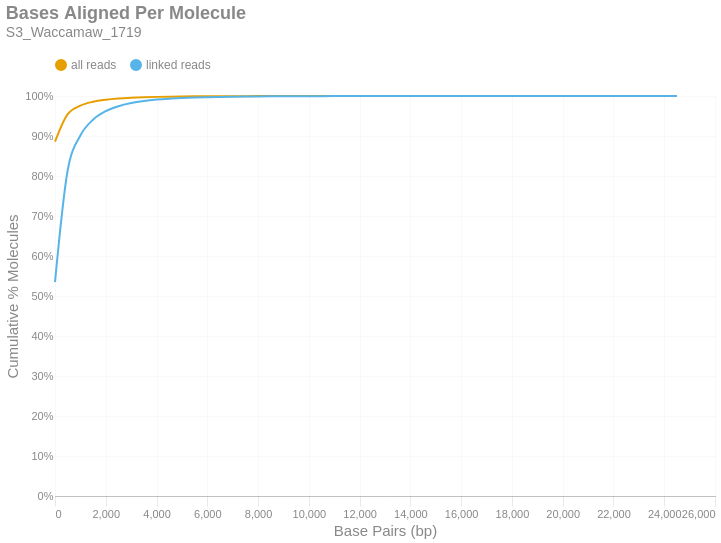

The notebook cell saved with this chart:
### Markdown cell above
### Bases Aligned Per Molecule
This is a cumulative frequency distribution showing the number of base pairs aligned per unique molecule. These data are shown in 500 bp bins. There are two distributions: one with `all reads` (yellow) and another with only `linked reads` (blue). The percent of molecules in the `linked reads` distribution is relative to the total number of linked molecules.

### Code cell
if SKIPLR:
    print_html(f"Skipped")
else:
    binned_df = consolidated_hist(valids['aligned_bp'], mask, 500, True)
    with SafeRender(binned_df):
        (
            density_plot(binned_df, 'Bases Aligned Per Molecule', samplename, 'basesper')
            .encode(
                x=alt.X('bin:Q', title="Base Pairs (bp)").axis(tickMinStep=500).scale(padding=0),
                y=alt.Y('value:Q', title='Cumulative % Molecules')
                    .axis(format='%')
                    .scale(domain = [0,1])
                    .stack(False),
                color=alt.Color("key:N").scale(domain = ["all reads", "linked reads"]),
                tooltip = [
                    alt.Tooltip("key:N", title = "Data Type"),
                    alt.Tooltip("range_label:N", title="Bases Aligned Per Molecule"),
                    alt.Tooltip("value:Q", format = ".2%", title="% Molecules (Cum.)")
                ]
            )
        ).display()

### Figure 1 — Vega-Lite specification as saved in the notebook (floating-point values rounded to 4 significant figures)
{"width": "container", "height": 400, "config": {"title": {"anchor": "start", "dy": -15, "fontSize": 18, "color": "#888888", "subtitleColor": "#888888", "subtitleFontSize": 14}, "arc": {"fill": "#0072B2"}, "axis": {"domainColor": "#888888", "domainWidth": 0.5, "gridWidth": 0.2, "grid": false, "titleFontWeight": 400, "titleFontSize": 15, "labelFontSize": 11, "labelColor": "#888888", "tickColor": "#888888", "tickWidth": 0.2, "titleColor": "#888888"}, "axisBand": {"grid": false}, "axisX": {"grid": true, "tickSize": 10, "domainCap": "round"}, "axisY": {"domain": false, "grid": true, "tickSize": 0, "domainCap": "round"}, "background": "transparent", "header": {"labelFontSize": 15, "labelColor": "#888888", "titleFontSize": 15, "titleFontWeight": 600, "titleColor": "#888888"}, "legend": {"labelFont": "sans-serif", "labelFontSize": 12, "labelColor": "#888888", "symbolSize": 100, "symbolType": "circle", "titleFontSize": 12, "titlePadding": 10, "titleColor": "#888888", "title": null, "orient": "top"}, "range": {"category": ["#E69F00", "#56B4E9", "#009E73", "#F0E442", "#0072B2", "#D55E00", "#CC79A7", "#000000"], "diverging": ["#cfe8f3", "#a2d4ec", "#73bfe2", "#46abdb", "#1696d2", "#12719e"]}, "area": {"fill": "#0072B2", "fillOpacity": 0.7, "line": true, "strokeOpacity": 0.7}, "line": {"color": "#0072B2", "stroke": "#0072B2", "strokeWidth": 2}, "trail": {"color": "#0072B2", "stroke": "#0072B2", "strokeWidth": 0, "size": 1}, "point": {"filled": true, "fillOpacity": 1.0, "size": 95}, "text": {"color": "#888888", "fontSize": 11, "align": "right", "fontWeight": 400, "size": 11}, "bar": {"fill": "#0072B2", "stroke": null}, "view": {"stroke": null, "continuousWidth": 660, "continuousHeight": 400}}, "data": {"name": "data-0410e5812df91064c77b6f4a5152e555"}, "mark": {"type": "line", "interpolate": "monotone", "point": {"opacity": 0, "size": 275}}, "encoding": {"color": {"field": "key", "scale": {"domain": ["all reads", "linked reads"]}, "type": "nominal"}, "tooltip": [{"field": "key", "title": "Data Type", "type": "nominal"}, {"field": "range_label", "title": "Bases Aligned Per Molecule", "type": "nominal"}, {"field": "value", "format": ".2%", "title": "% Molecules (Cum.)", "type": "quantitative"}], "x": {"axis": {"tickMinStep": 500}, "field": "bin", "scale": {"padding": 0}, "title": "Base Pairs (bp)", "type": "quantitative"}, "y": {"axis": {"format": "%"}, "field": "value", "scale": {"domain": [0, 1]}, "stack": false, "title": "Cumulative % Molecules", "type": "quantitative"}}, "params": [{"name": "param_c36ac31b6afebe62", "select": {"type": "point", "fields": ["key"]}, "bind": "legend"}], "title": {"text": "Bases Aligned Per Molecule", "subtitle": "S3_Waccamaw_1719"}, "transform": [{"fold": ["all reads (cumsum)", "linked reads (cumsum)"]}, {"calculate": "replace(datum.key, ' (cumsum)', '')", "as": "key"}, {"filter": {"param": "param_c36ac31b6afebe62"}}], "usermeta": {"embedOptions": {"downloadFileName": "S3_Waccamaw_1719.basesper"}}, "$schema": "https://vega.github.io/schema/vega-lite/v6.1.0.json", "datasets": {"data-0410e5812df91064c77b6f4a5152e555": [{"bin": "0.0", "interval": "0.0-500.0", "all reads": 0.8858, "linked reads": 0.5346, "all reads (cumsum)": 0.8858, "linked reads (cumsum)": 0.5346, "range_label": "0-499"}, {"bin": "500.0", "interval": "500.0-1000.0", "all reads": 0.06892, "linked reads": 0.2799, "all reads (cumsum)": 0.9547, "linked reads (cumsum)": 0.8145, "range_label": "500-999"}, {"bin": "1000.0", "interval": "1000.0-1500.0", "all reads": 0.02123, "linked reads": 0.08678, "all reads (cumsum)": 0.9759, "linked reads (cumsum)": 0.9013, "range_label": "1000-1499"}, {"bin": "1500.0", "interval": "1500.0-2000.0", "all reads": 0.00965, "linked reads": 0.03955, "all reads (cumsum)": 0.9856, "linked reads (cumsum)": 0.9408, "range_label": "1500-1999"}, {"bin": "2000.0", "interval": "2000.0-2500.0", "all reads": 0.005159, "linked reads": 0.02115, "all reads (cumsum)": 0.9907, "linked reads (cumsum)": 0.962, "range_label": "2000-2499"}, {"bin": "2500.0", "interval": "2500.0-3000.0", "all reads": 0.003063, "linked reads": 0.01256, "all reads (cumsum)": 0.9938, "linked reads (cumsum)": 0.9745, "range_label": "2500-2999"}, {"bin": "3000.0", "interval": "3000.0-3500.0", "all reads": 0.001904, "linked reads": 0.007805, "all reads (cumsum)": 0.9957, "linked reads (cumsum)": 0.9823, "range_label": "3000-3499"}, {"bin": "3500.0", "interval": "3500.0-4000.0", "all reads": 0.00126, "linked reads": 0.005165, "all reads (cumsum)": 0.9969, "linked reads (cumsum)": 0.9875, "range_label": "3500-3999"}, {"bin": "4000.0", "interval": "4000.0-4500.0", "all reads": 0.0008641, "linked reads": 0.003543, "all reads (cumsum)": 0.9978, "linked reads (cumsum)": 0.991, "range_label": "4000-4499"}, {"bin": "4500.0", "interval": "4500.0-5000.0", "all reads": 0.0005668, "linked reads": 0.002324, "all reads (cumsum)": 0.9984, "linked reads (cumsum)": 0.9934, "range_label": "4500-4999"}, {"bin": "5000.0", "interval": "5000.0-5500.0", "all reads": 0.0003848, "linked reads": 0.001578, "all reads (cumsum)": 0.9988, "linked reads (cumsum)": 0.9949, "range_label": "5000-5499"}, {"bin": "5500.0", "interval": "5500.0-6000.0", "all reads": 0.0003052, "linked reads": 0.001251, "all reads (cumsum)": 0.9991, "linked reads (cumsum)": 0.9962, "range_label": "5500-5999"}, {"bin": "6000.0", "interval": "6000.0-6500.0", "all reads": 0.0002162, "linked reads": 0.0008864, "all reads (cumsum)": 0.9993, "linked reads (cumsum)": 0.9971, "range_label": "6000-6499"}, {"bin": "6500.0", "interval": "6500.0-7000.0", "all reads": 0.0001629, "linked reads": 0.0006679, "all reads (cumsum)": 0.9994, "linked reads (cumsum)": 0.9977, "range_label": "6500-6999"}, {"bin": "7000.0", "interval": "7000.0-7500.0", "all reads": 0.0001244, "linked reads": 0.0005102, "all reads (cumsum)": 0.9996, "linked reads (cumsum)": 0.9983, "range_label": "7000-7499"}, {"bin": "7500.0", "interval": "7500.0-8000.0", "all reads": 0.0001026, "linked reads": 0.0004209, "all reads (cumsum)": 0.9997, "linked reads (cumsum)": 0.9987, "range_label": "7500-7999"}, {"bin": "8000.0", "interval": "8000.0-8500.0", "all reads": 7.297e-05, "linked reads": 0.0002992, "all reads (cumsum)": 0.9997, "linked reads (cumsum)": 0.999, "range_label": "8000-8499"}, {"bin": "8500.0", "interval": "8500.0-9000.0", "all reads": 5.329e-05, "linked reads": 0.0002185, "all reads (cumsum)": 0.9998, "linked reads (cumsum)": 0.9992, "range_label": "8500-8999"}, {"bin": "9000.0", "interval": "9000.0-9500.0", "all reads": 4.178e-05, "linked reads": 0.0001713, "all reads (cumsum)": 0.9998, "linked reads (cumsum)": 0.9994, "range_label": "9000-9499"}, {"bin": "9500.0", "interval": "9500.0-10000.0", "all reads": 3.512e-05, "linked reads": 0.000144, "all reads (cumsum)": 0.9999, "linked reads (cumsum)": 0.9995, "range_label": "9500-9999"}, {"bin": "10000.0", "interval": "10000.0-10500.0", "all reads": 2.483e-05, "linked reads": 0.0001018, "all reads (cumsum)": 0.9999, "linked reads (cumsum)": 0.9996, "range_label": "10000-10499"}, {"bin": "10500.0", "interval": "10500.0-11000.0", "all reads": 1.786e-05, "linked reads": 7.325e-05, "all reads (cumsum)": 0.9999, "linked reads (cumsum)": 0.9997, "range_label": "10500-10999"}, {"bin": "11000.0", "interval": "11000.0-11500.0", "all reads": 1.393e-05, "linked reads": 5.711e-05, "all reads (cumsum)": 0.9999, "linked reads (cumsum)": 0.9997, "range_label": "11000-11499"}, {"bin": "11500.0", "interval": "11500.0-12000.0", "all reads": 1.393e-05, "linked reads": 5.711e-05, "all reads (cumsum)": 0.9999, "linked reads (cumsum)": 0.9998, "range_label": "11500-11999"}, {"bin": "12000.0", "interval": "12000.0-12500.0", "all reads": 1.12e-05, "linked reads": 4.593e-05, "all reads (cumsum)": 1.0, "linked reads (cumsum)": 0.9998, "range_label": "12000-12499"}, {"bin": "12500.0", "interval": "12500.0-13000.0", "all reads": 6.661e-06, "linked reads": 2.731e-05, "all reads (cumsum)": 1.0, "linked reads (cumsum)": 0.9999, "range_label": "12500-12999"}, {"bin": "13000.0", "interval": "13000.0-13500.0", "all reads": 6.661e-06, "linked reads": 2.731e-05, "all reads (cumsum)": 1.0, "linked reads (cumsum)": 0.9999, "range_label": "13000-13499"}, {"bin": "13500.0", "interval": "13500.0-14000.0", "all reads": 4.542e-06, "linked reads": 1.862e-05, "all reads (cumsum)": 1.0, "linked reads (cumsum)": 0.9999, "range_label": "13500-13999"}, {"bin": "14000.0", "interval": "14000.0-14500.0", "all reads": 3.331e-06, "linked reads": 1.366e-05, "all reads (cumsum)": 1.0, "linked reads (cumsum)": 0.9999, "range_label": "14000-14499"}, {"bin": "14500.0", "interval": "14500.0-15000.0", "all reads": 3.028e-06, "linked reads": 1.241e-05, "all reads (cumsum)": 1.0, "linked reads (cumsum)": 0.9999, "range_label": "14500-14999"}, {"bin": "15000.0", "interval": "15000.0-15500.0", "all reads": 3.331e-06, "linked reads": 1.366e-05, "all reads (cumsum)": 1.0, "linked reads (cumsum)": 1.0, "range_label": "15000-15499"}, {"bin": "15500.0", "interval": "15500.0-16000.0", "all reads": 1.817e-06, "linked reads": 7.449e-06, "all reads (cumsum)": 1.0, "linked reads (cumsum)": 1.0, "range_label": "15500-15999"}, {"bin": "16000.0", "interval": "16000.0-16500.0", "all reads": 1.817e-06, "linked reads": 7.449e-06, "all reads (cumsum)": 1.0, "linked reads (cumsum)": 1.0, "range_label": "16000-16499"}, {"bin": "16500.0", "interval": "16500.0-17000.0", "all reads": 1.514e-06, "linked reads": 6.207e-06, "all reads (cumsum)": 1.0, "linked reads (cumsum)": 1.0, "range_label": "16500-16999"}, {"bin": "17000.0", "interval": "17000.0-17500.0", "all reads": 9.084e-07, "linked reads": 3.724e-06, "all reads (cumsum)": 1.0, "linked reads (cumsum)": 1.0, "range_label": "17000-17499"}, {"bin": "17500.0", "interval": "17500.0-18000.0", "all reads": 1.211e-06, "linked reads": 4.966e-06, "all reads (cumsum)": 1.0, "linked reads (cumsum)": 1.0, "range_label": "17500-17999"}, {"bin": "18000.0", "interval": "18000.0-18500.0", "all reads": 3.028e-07, "linked reads": 1.241e-06, "all reads (cumsum)": 1.0, "linked reads (cumsum)": 1.0, "range_label": "18000-18499"}, {"bin": "18500.0", "interval": "18500.0-19000.0", "all reads": 1.817e-06, "linked reads": 7.449e-06, "all reads (cumsum)": 1.0, "linked reads (cumsum)": 1.0, "range_label": "18500-18999"}, {"bin": "19000.0", "interval": "19000.0-19500.0", "all reads": 3.028e-07, "linked reads": 1.241e-06, "all reads (cumsum)": 1.0, "linked reads (cumsum)": 1.0, "range_label": "19000-19499"}, {"bin": "19500.0", "interval": "19500.0-20000.0", "all reads": 0.0, "linked reads": 0.0, "all reads (cumsum)": 1.0, "linked reads (cumsum)": 1.0, "range_label": "19500-19999"}, {"bin": "20000.0", "interval": "20000.0-20500.0", "all reads": 9.084e-07, "linked reads": 3.724e-06, "all reads (cumsum)": 1.0, "linked reads (cumsum)": 1.0, "range_label": "20000-20499"}, {"bin": "20500.0", "interval": "20500.0-21000.0", "all reads": 3.028e-07, "linked reads": 1.241e-06, "all reads (cumsum)": 1.0, "linked reads (cumsum)": 1.0, "range_label": "20500-20999"}, {"bin": "21000.0", "interval": "21000.0-21500.0", "all reads": 3.028e-07, "linked reads": 1.241e-06, "all reads (cumsum)": 1.0, "linked reads (cumsum)": 1.0, "range_label": "21000-21499"}, {"bin": "21500.0", "interval": "21500.0-22000.0", "all reads": 0.0, "linked reads": 0.0, "all reads (cumsum)": 1.0, "linked reads (cumsum)": 1.0, "range_label": "21500-21999"}, {"bin": "22000.0", "interval": "22000.0-22500.0", "all reads": 0.0, "linked reads": 0.0, "all reads (cumsum)": 1.0, "linked reads (cumsum)": 1.0, "range_label": "22000-22499"}, {"bin": "22500.0", "interval": "22500.0-23000.0", "all reads": 0.0, "linked reads": 0.0, "all reads (cumsum)": 1.0, "linked reads (cumsum)": 1.0, "range_label": "22500-22999"}, {"bin": "23000.0", "interval": "23000.0-23500.0", "all reads": 0.0, "linked reads": 0.0, "all reads (cumsum)": 1.0, "linked reads (cumsum)": 1.0, "range_label": "23000-23499"}, {"bin": "23500.0", "interval": "23500.0-24000.0", "all reads": 0.0, "linked reads": 0.0, "all reads (cumsum)": 1.0, "linked reads (cumsum)": 1.0, "range_label": "23500-23999"}, {"bin": "24000.0", "interval": "24000.0-24500.0", "all reads": 0.0, "linked reads": 0.0, "all reads (cumsum)": 1.0, "linked reads (cumsum)": 1.0, "range_label": "24000-24499"}, {"bin": "24500.0", "interval": "24500.0-25000.0", "all reads": 3.028e-07, "linked reads": 1.241e-06, "all reads (cumsum)": 1.0, "linked reads (cumsum)": 1.0, "range_label": "24500-24999"}]}}
